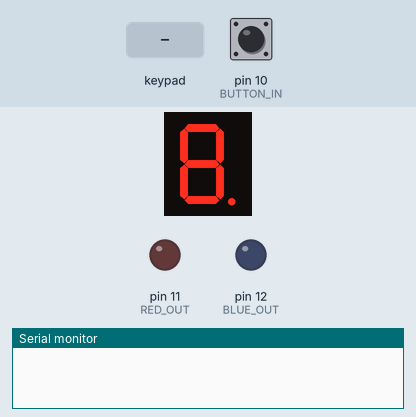
A sketch run on a simulated Arduino Uno, built with avr-gcc and run on an emulated ATmega328P. Parts: 1-digit seven-segment display, output pins drawn as LEDs (lit = HIGH), the last lines printed to the serial monitor. Wiring (inferred from the names in the program): 1-digit 7-segment display, segments lit when HIGH: segments A2, pin 9, A5, A4, A3, A1, A0, A4. Dashed ring = blinking. The inputs (shaded band) are chosen by the test bench; at power-on: pin 10 (BUTTON_IN) LOW. The segment pins are drawn as the display they are named for; pins used as bus, display or sensor lines are not drawn.

Above: at 1.2 s.
1.3 s: pin 10 (BUTTON_IN) pulled HIGH for 0.15 s
At 1.49 s:
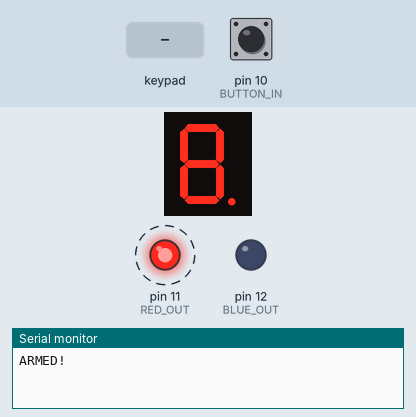
2.0 s: keypad keys 1 2 3 4 pressed 0.4 s apart
At 3.33 s:
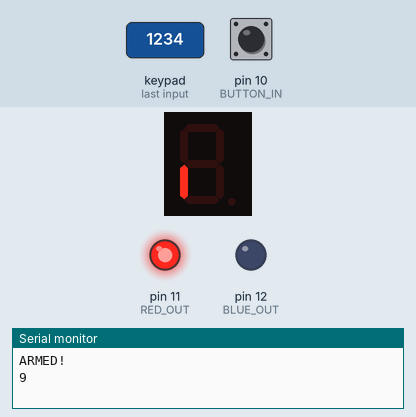
At 3.8 s:
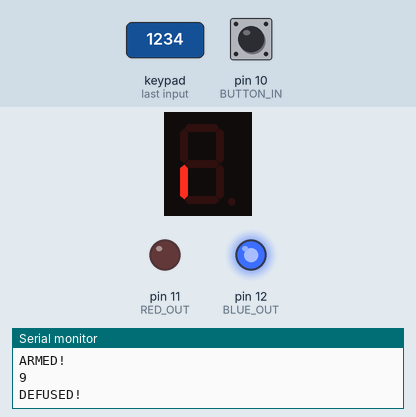
Timing chart, 0 to 5.3 s (numbered marks = the images above; inputs shaded):
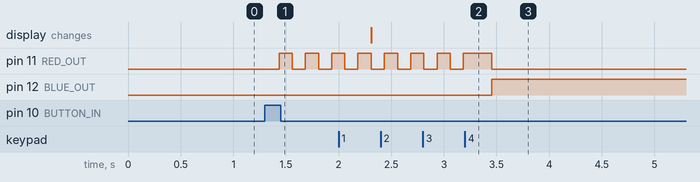

Measured:
- after the input at 1.3 s, pin 11 (RED_OUT): alternates HIGH for 0.12 s and LOW for 0.12 s, starting after 0.13 s
- after the input at 2.0 s, pin 12 (BLUE_OUT): LOW → HIGH after 1.5 s

The sketch:

nuclear_football.ino
```cpp
#include <Keypad.h>

#include <Keypad.h>

/**
 * CSCI 3410 S17 Lab 02
 * "Nuclear Football"
 * Fill the gaps in this sketch to complete the circuit
 * Refer to the specification in "lab02.pdf" for more details
 * Author: Phil Lopreiato, Spring 2017
 */

/* TODO: Change these to correspond to your actual circuit */
#define BUTTON_IN 10
#define RED_OUT 11
#define BLUE_OUT 12

//layout of the pins for 7-segment
#define gPin A0
#define fPin A1
#define aPin A2
#define bPin 9
#define ePin A3
#define dPin A4
#define cPin A5

/* TODO: Change this if you'd like a different timer value */
#define FUSE_SEC 10
#define MILLIS_PER_SECOND 1000

/* TODO: Put the correct PIN code in this array */
#define PIN_LENGTH 4
const char correct_pin[PIN_LENGTH] = {'1', '2', '3', '4'};

/* Possible Program States */
typedef enum STATES {
  UNARMED,
  ARMED,
  DEFUSED,
  INCORRECT,
  DONE
} STATE;

/* TODO: Initialzie the keypad library here */
char keys[4][3] = {
  {'1','2','3'},
  {'4','5','6'},
  {'7','8','9'},
  {'*','0','#'}
};
byte rowPins[4] = {8,7,6,5};
byte colPins[3] = {4,3,2};
Keypad keypad = Keypad( makeKeymap(keys), rowPins, colPins, 4, 3 );

/* This variable stores the current state of the program */
STATE state;

/* Forward declare a function for each state
 * TODO: You will be implementing these functions
 */
void state_unarmed(void);
void state_armed(void);
void state_defused(void);
void state_boom(void);

void setup() {
  //configure serial monitor
  Serial.begin(9600);

  state = UNARMED;

  // Init I/O pins
  pinMode(BUTTON_IN, INPUT);
  pinMode(RED_OUT, OUTPUT);
  pinMode(BLUE_OUT, OUTPUT);

  //7 pin init
  pinMode(gPin, OUTPUT);
  pinMode(fPin, OUTPUT);
  pinMode(aPin, OUTPUT);
  pinMode(bPin, OUTPUT);
  pinMode(ePin, OUTPUT);
  pinMode(dPin, OUTPUT);
  pinMode(cPin, OUTPUT);
  displayNum(10);
}


void displayNum(int numToDisplay){
  if (numToDisplay == 0){
    digitalWrite(gPin, HIGH);
    digitalWrite(fPin, LOW);
    digitalWrite(ePin, LOW);
    digitalWrite(dPin, LOW);
    digitalWrite(cPin, LOW);
    digitalWrite(bPin, LOW);
    digitalWrite(aPin, LOW);
  }
  else if (numToDisplay == 1){
    digitalWrite(gPin, HIGH);
    digitalWrite(fPin, HIGH);
    digitalWrite(ePin, HIGH);
    digitalWrite(dPin, HIGH);
    digitalWrite(cPin, LOW);
    digitalWrite(bPin, LOW);
    digitalWrite(aPin, HIGH);
  }
  else if(numToDisplay == 2){
    digitalWrite(gPin, LOW);
    digitalWrite(fPin, HIGH);
    digitalWrite(ePin, LOW);
    digitalWrite(dPin, LOW);
    digitalWrite(cPin, HIGH);
    digitalWrite(bPin, LOW);
    digitalWrite(aPin, LOW);
  }
  else if (numToDisplay == 3){
    digitalWrite(gPin, LOW);
    digitalWrite(fPin, HIGH);
    digitalWrite(ePin, HIGH);
    digitalWrite(dPin, LOW);
    digitalWrite(cPin, LOW);
    digitalWrite(bPin, LOW);
    digitalWrite(aPin, LOW);
  }
  else if (numToDisplay == 4){
    digitalWrite(gPin, LOW);
    digitalWrite(fPin, LOW);
    digitalWrite(ePin, HIGH);
    digitalWrite(dPin, HIGH);
    digitalWrite(cPin, LOW);
    digitalWrite(bPin, LOW);
    digitalWrite(aPin, HIGH);
  }
  else if (numToDisplay == 5){
    digitalWrite(gPin, LOW);
    digitalWrite(fPin, LOW);
    digitalWrite(ePin, HIGH);
    digitalWrite(dPin, LOW);
    digitalWrite(cPin, LOW);
    digitalWrite(bPin, HIGH);
    digitalWrite(aPin, LOW);
  }
  else if (numToDisplay == 6){
    digitalWrite(gPin, LOW);
    digitalWrite(fPin, LOW);
    digitalWrite(ePin, LOW);
    digitalWrite(dPin, LOW);
    digitalWrite(cPin, LOW);
    digitalWrite(bPin, HIGH);
    digitalWrite(aPin, LOW);
  }
  else if (numToDisplay == 7){
    digitalWrite(gPin, HIGH);
    digitalWrite(fPin, HIGH);
    digitalWrite(ePin, HIGH);
    digitalWrite(dPin, HIGH);
    digitalWrite(cPin, LOW);
    digitalWrite(bPin, LOW);
    digitalWrite(aPin, LOW);
  }
  else if (numToDisplay == 8){
    digitalWrite(gPin, LOW);
    digitalWrite(fPin, LOW);
    digitalWrite(ePin, LOW);
    digitalWrite(dPin, LOW);
    digitalWrite(cPin, LOW);
    digitalWrite(bPin, LOW);
    digitalWrite(aPin, LOW);
  }
  else if (numToDisplay == 9){
    digitalWrite(gPin, LOW);
    digitalWrite(fPin, LOW);
    digitalWrite(ePin, HIGH);
    digitalWrite(dPin, LOW);
    digitalWrite(cPin, LOW);
    digitalWrite(bPin, LOW);
    digitalWrite(aPin, LOW);
  }
  else{
    digitalWrite(gPin, HIGH);
    digitalWrite(fPin, HIGH);
    digitalWrite(ePin, HIGH);
    digitalWrite(dPin, HIGH);
    digitalWrite(cPin, HIGH);
    digitalWrite(bPin, HIGH);
    digitalWrite(aPin, HIGH);
  }
}

void loop() {
  /* Main program loop
   * Based on the current state, run a different function
   */

  switch (state) {
  case UNARMED:
    // Wait for a button press to trigger the countdown
    delay(10);
    state_unarmed();
    break;
  case ARMED:
    // Read in a code from the keyboard and validate it
    Serial.println("ARMED!");
    state_armed();
    delay(250);
    break;
  case DEFUSED:
    // Wooho!
    state_defused();
    break;
  case INCORRECT:
    // Awww
    state_boom();
    break;
  case DONE:
    // Nothing to do, press Arduino reset button to try again
    delay(1000);
    Serial.println("DONE");
    break;
  }
}

void state_defused() {
  //TODO implement this state
  digitalWrite(BLUE_OUT, HIGH);
  digitalWrite(RED_OUT, LOW);
  Serial.println("DEFUSED!");
  state = DONE;
}

void state_boom() {
  //TODO implement this state
  digitalWrite(RED_OUT, HIGH);
  Serial.println("BOOM!");
  state = DONE;
}

void state_armed() {
  //TODO implement this state
  /* NOTE: If you need to store a variable between invocations of
   * this function, you may declare them as static.
   */
   char key;
   int index=0;
   int ledstate = LOW;
   int countdown = 9;
   int wrong = 0;
   digitalWrite(RED_OUT, ledstate);
   long tracktime = millis();
   long blinktime = tracktime;
   long printtime = tracktime;
   while(countdown>=0){
    if(index == 4){
     switch (wrong){
      case 0:
      state = DEFUSED;
      return;

      case 1:
      state = INCORRECT;
      return;
     }

    }
    tracktime = millis();
    if(tracktime-blinktime>=125 && ledstate == LOW){
      digitalWrite(RED_OUT, HIGH);
      ledstate = HIGH;
      blinktime = tracktime;
     }
    if(tracktime-blinktime>=125 && ledstate == HIGH){
      digitalWrite(RED_OUT, LOW);
      ledstate = LOW;
      blinktime = tracktime;
    }
    if(tracktime-printtime>=1000){
      Serial.println(countdown);
      displayNum(countdown);
      countdown--;
      printtime = tracktime;
    }
    key = keypad.getKey();
    if(key && key != correct_pin[index]){
      wrong = 1;
      index++;
    }
    else if(key && key == correct_pin[index])
      index++;
  }
  state = INCORRECT;
 }

void state_unarmed() {
  //TODO implement this state
  /* NOTE: You must debounce the button input. Select one of the
   * methods of debouncing we discussed in class and implement it
   */
   int currentState = digitalRead(BUTTON_IN);
   int counter = 0;
   long time = 0;
   while(state == UNARMED){
    if(millis()!=time){
      int reading = digitalRead(BUTTON_IN);
      if(reading == currentState && counter >0)
        counter--;
      if (reading != currentState)
        counter++;
      if(counter>=10){
        state = ARMED;
        return;
       }
      time = millis();
   }
  }
}
```
